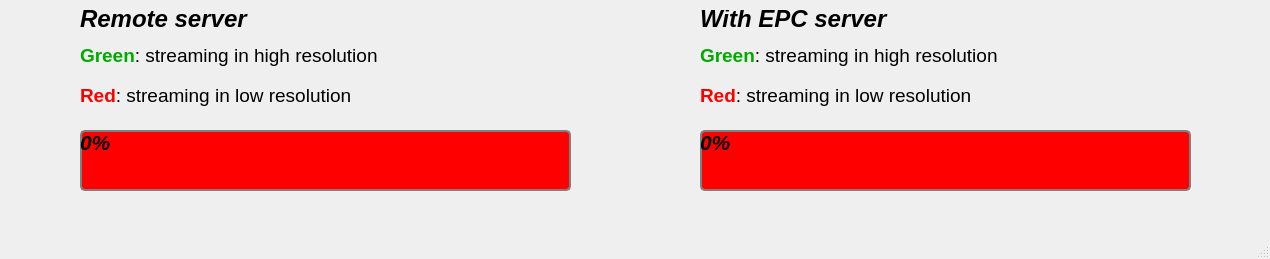
<?xml version="1.0" encoding="UTF-8"?>
<ui version="4.0">
 <class>MainWindow</class>
 <widget class="QMainWindow" name="MainWindow">
  <property name="geometry">
   <rect>
    <x>0</x>
    <y>0</y>
    <width>1270</width>
    <height>259</height>
   </rect>
  </property>
  <property name="windowTitle">
   <string>Streaming statistics</string>
  </property>
  <widget class="QWidget" name="centralwidget">
   <widget class="QProgressBar" name="progressBar_epc">
    <property name="geometry">
     <rect>
      <x>700</x>
      <y>130</y>
      <width>491</width>
      <height>61</height>
     </rect>
    </property>
    <property name="baseSize">
     <size>
      <width>0</width>
      <height>0</height>
     </size>
    </property>
    <property name="font">
     <font>
      <pointsize>16</pointsize>
      <weight>75</weight>
      <italic>true</italic>
      <bold>true</bold>
     </font>
    </property>
    <property name="styleSheet">
     <string notr="true">QProgressBar {
     border: 2px solid grey;
     border-radius: 5px;
     background-color: #FF0000;
 }

 QProgressBar::chunk {
     background-color: #66FF66;
     width: 20px;
 }</string>
    </property>
    <property name="value">
     <number>0</number>
    </property>
   </widget>
   <widget class="QLabel" name="label">
    <property name="geometry">
     <rect>
      <x>700</x>
      <y>40</y>
      <width>341</width>
      <height>31</height>
     </rect>
    </property>
    <property name="text">
     <string>&lt;html&gt;&lt;head/&gt;&lt;body&gt;&lt;p&gt;&lt;span style=&quot; font-size:14pt; font-weight:600; color:#00aa00;&quot;&gt;Green&lt;/span&gt;&lt;span style=&quot; font-size:14pt;&quot;&gt;: streaming in high resolution&lt;/span&gt;&lt;/p&gt;&lt;/body&gt;&lt;/html&gt;</string>
    </property>
   </widget>
   <widget class="QLabel" name="label_2">
    <property name="geometry">
     <rect>
      <x>700</x>
      <y>80</y>
      <width>341</width>
      <height>31</height>
     </rect>
    </property>
    <property name="text">
     <string>&lt;html&gt;&lt;head/&gt;&lt;body&gt;&lt;p&gt;&lt;span style=&quot; font-size:14pt; font-weight:600; color:#ff0000;&quot;&gt;Red&lt;/span&gt;&lt;span style=&quot; font-size:14pt;&quot;&gt;: streaming in low resolution&lt;/span&gt;&lt;/p&gt;&lt;/body&gt;&lt;/html&gt;</string>
    </property>
   </widget>
   <widget class="QLabel" name="label_3">
    <property name="geometry">
     <rect>
      <x>700</x>
      <y>10</y>
      <width>211</width>
      <height>18</height>
     </rect>
    </property>
    <property name="font">
     <font>
      <pointsize>18</pointsize>
      <weight>75</weight>
      <italic>true</italic>
      <bold>true</bold>
     </font>
    </property>
    <property name="text">
     <string>With EPC server</string>
    </property>
   </widget>
   <widget class="QLabel" name="label_4">
    <property name="geometry">
     <rect>
      <x>80</x>
      <y>80</y>
      <width>341</width>
      <height>31</height>
     </rect>
    </property>
    <property name="text">
     <string>&lt;html&gt;&lt;head/&gt;&lt;body&gt;&lt;p&gt;&lt;span style=&quot; font-size:14pt; font-weight:600; color:#ff0000;&quot;&gt;Red&lt;/span&gt;&lt;span style=&quot; font-size:14pt;&quot;&gt;: streaming in low resolution&lt;/span&gt;&lt;/p&gt;&lt;/body&gt;&lt;/html&gt;</string>
    </property>
   </widget>
   <widget class="QLabel" name="label_5">
    <property name="geometry">
     <rect>
      <x>80</x>
      <y>10</y>
      <width>211</width>
      <height>18</height>
     </rect>
    </property>
    <property name="font">
     <font>
      <pointsize>18</pointsize>
      <weight>75</weight>
      <italic>true</italic>
      <bold>true</bold>
     </font>
    </property>
    <property name="text">
     <string>Remote server</string>
    </property>
   </widget>
   <widget class="QProgressBar" name="progressBar_noepc">
    <property name="geometry">
     <rect>
      <x>80</x>
      <y>130</y>
      <width>491</width>
      <height>61</height>
     </rect>
    </property>
    <property name="baseSize">
     <size>
      <width>0</width>
      <height>0</height>
     </size>
    </property>
    <property name="font">
     <font>
      <pointsize>16</pointsize>
      <weight>75</weight>
      <italic>true</italic>
      <bold>true</bold>
     </font>
    </property>
    <property name="styleSheet">
     <string notr="true">QProgressBar {
     border: 2px solid grey;
     border-radius: 5px;
     background-color: #FF0000;
 }

 QProgressBar::chunk {
     background-color: #66FF66;
     width: 20px;
 }</string>
    </property>
    <property name="value">
     <number>0</number>
    </property>
   </widget>
   <widget class="QLabel" name="label_6">
    <property name="geometry">
     <rect>
      <x>80</x>
      <y>40</y>
      <width>341</width>
      <height>31</height>
     </rect>
    </property>
    <property name="text">
     <string>&lt;html&gt;&lt;head/&gt;&lt;body&gt;&lt;p&gt;&lt;span style=&quot; font-size:14pt; font-weight:600; color:#00aa00;&quot;&gt;Green&lt;/span&gt;&lt;span style=&quot; font-size:14pt;&quot;&gt;: streaming in high resolution&lt;/span&gt;&lt;/p&gt;&lt;/body&gt;&lt;/html&gt;</string>
    </property>
   </widget>
  </widget>
  <widget class="QMenuBar" name="menubar">
   <property name="geometry">
    <rect>
     <x>0</x>
     <y>0</y>
     <width>1270</width>
     <height>30</height>
    </rect>
   </property>
  </widget>
  <widget class="QStatusBar" name="statusbar"/>
 </widget>
 <resources/>
 <connections/>
</ui>
